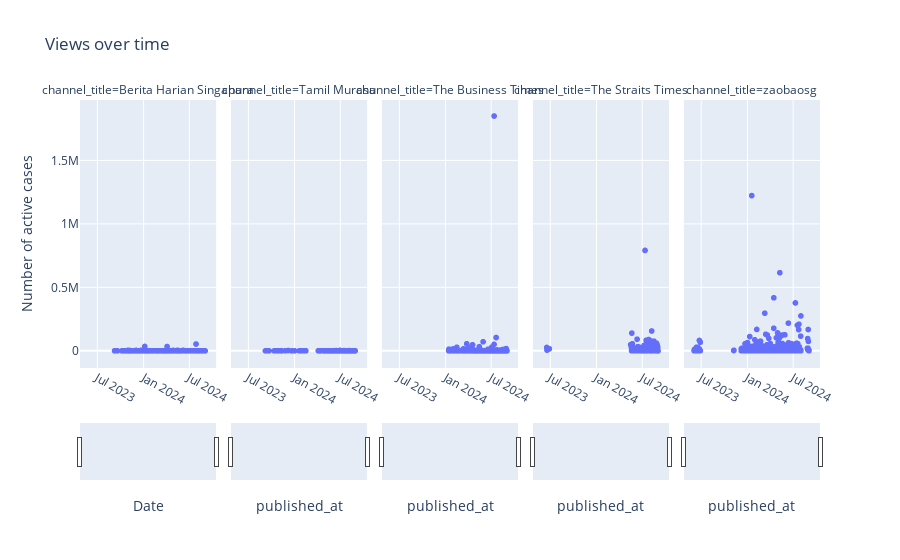

Write notebook code for a chart like this one.
### Code cell
fig = px.scatter(df, x='published_at', y='views_count',facet_col="channel_title", title='Views over time')
fig.update_xaxes(rangeslider_visible=True)
fig.update_yaxes(autorange = True)
fig.update_layout(xaxis_title='Date', yaxis_title='Number of active cases')

### Figure 1 — Plotly figure (JSON) as saved in the notebook; plotly's stock layout.template omitted (floating-point values rounded to 4 significant figures; data arrays with more than 128 entries replaced by an {"elided": "..."} marker saying what was removed)
{"data": [{"hovertemplate": "channel_title=Berita Harian Singapura<br>published_at=%{x}<br>views_count=%{y}<extra></extra>", "legendgroup": "", "marker": {"color": "#636efa", "symbol": "circle"}, "mode": "markers", "name": "", "showlegend": false, "type": "scattergl", "x": {"elided": "246 str values"}, "xaxis": "x", "y": {"elided": "246 int values"}, "yaxis": "y"}, {"hovertemplate": "channel_title=Tamil Murasu<br>published_at=%{x}<br>views_count=%{y}<extra></extra>", "legendgroup": "", "marker": {"color": "#636efa", "symbol": "circle"}, "mode": "markers", "name": "", "showlegend": false, "type": "scattergl", "x": {"elided": "289 str values"}, "xaxis": "x2", "y": {"elided": "289 int values"}, "yaxis": "y2"}, {"hovertemplate": "channel_title=The Business Times<br>published_at=%{x}<br>views_count=%{y}<extra></extra>", "legendgroup": "", "marker": {"color": "#636efa", "symbol": "circle"}, "mode": "markers", "name": "", "showlegend": false, "type": "scattergl", "x": {"elided": "558 str values"}, "xaxis": "x3", "y": {"elided": "558 int values"}, "yaxis": "y3"}, {"hovertemplate": "channel_title=The Straits Times<br>published_at=%{x}<br>views_count=%{y}<extra></extra>", "legendgroup": "", "marker": {"color": "#636efa", "symbol": "circle"}, "mode": "markers", "name": "", "showlegend": false, "type": "scattergl", "x": {"elided": "680 str values"}, "xaxis": "x4", "y": {"elided": "680 int values"}, "yaxis": "y4"}, {"hovertemplate": "channel_title=zaobaosg<br>published_at=%{x}<br>views_count=%{y}<extra></extra>", "legendgroup": "", "marker": {"color": "#636efa", "symbol": "circle"}, "mode": "markers", "name": "", "showlegend": false, "type": "scattergl", "x": {"elided": "551 str values"}, "xaxis": "x5", "y": {"elided": "551 int values"}, "yaxis": "y5"}], "layout": {"annotations": [{"font": {}, "showarrow": false, "text": "channel_title=Berita Harian Singapura", "x": 0.092, "xanchor": "center", "xref": "paper", "y": 1, "yanchor": "bottom", "yref": "paper"}, {"font": {}, "showarrow": false, "text": "channel_title=Tamil Murasu", "x": 0.296, "xanchor": "center", "xref": "paper", "y": 1, "yanchor": "bottom", "yref": "paper"}, {"font": {}, "showarrow": false, "text": "channel_title=The Business Times", "x": 0.5, "xanchor": "center", "xref": "paper", "y": 1, "yanchor": "bottom", "yref": "paper"}, {"font": {}, "showarrow": false, "text": "channel_title=The Straits Times", "x": 0.704, "xanchor": "center", "xref": "paper", "y": 1, "yanchor": "bottom", "yref": "paper"}, {"font": {}, "showarrow": false, "text": "channel_title=zaobaosg", "x": 0.908, "xanchor": "center", "xref": "paper", "y": 1, "yanchor": "bottom", "yref": "paper"}], "legend": {"tracegroupgap": 0}, "title": {"text": "Views over time"}, "xaxis": {"anchor": "y", "domain": [0, 0.184], "rangeslider": {"visible": true}, "title": {"text": "Date"}}, "xaxis2": {"anchor": "y2", "domain": [0.204, 0.388], "matches": "x", "rangeslider": {"visible": true}, "title": {"text": "published_at"}}, "xaxis3": {"anchor": "y3", "domain": [0.408, 0.592], "matches": "x", "rangeslider": {"visible": true}, "title": {"text": "published_at"}}, "xaxis4": {"anchor": "y4", "domain": [0.612, 0.796], "matches": "x", "rangeslider": {"visible": true}, "title": {"text": "published_at"}}, "xaxis5": {"anchor": "y5", "domain": [0.816, 1], "matches": "x", "rangeslider": {"visible": true}, "title": {"text": "published_at"}}, "yaxis": {"anchor": "x", "autorange": true, "domain": [0, 1], "title": {"text": "Number of active cases"}}, "yaxis2": {"anchor": "x2", "autorange": true, "domain": [0, 1], "matches": "y", "showticklabels": false}, "yaxis3": {"anchor": "x3", "autorange": true, "domain": [0, 1], "matches": "y", "showticklabels": false}, "yaxis4": {"anchor": "x4", "autorange": true, "domain": [0, 1], "matches": "y", "showticklabels": false}, "yaxis5": {"anchor": "x5", "autorange": true, "domain": [0, 1], "matches": "y", "showticklabels": false}}}
